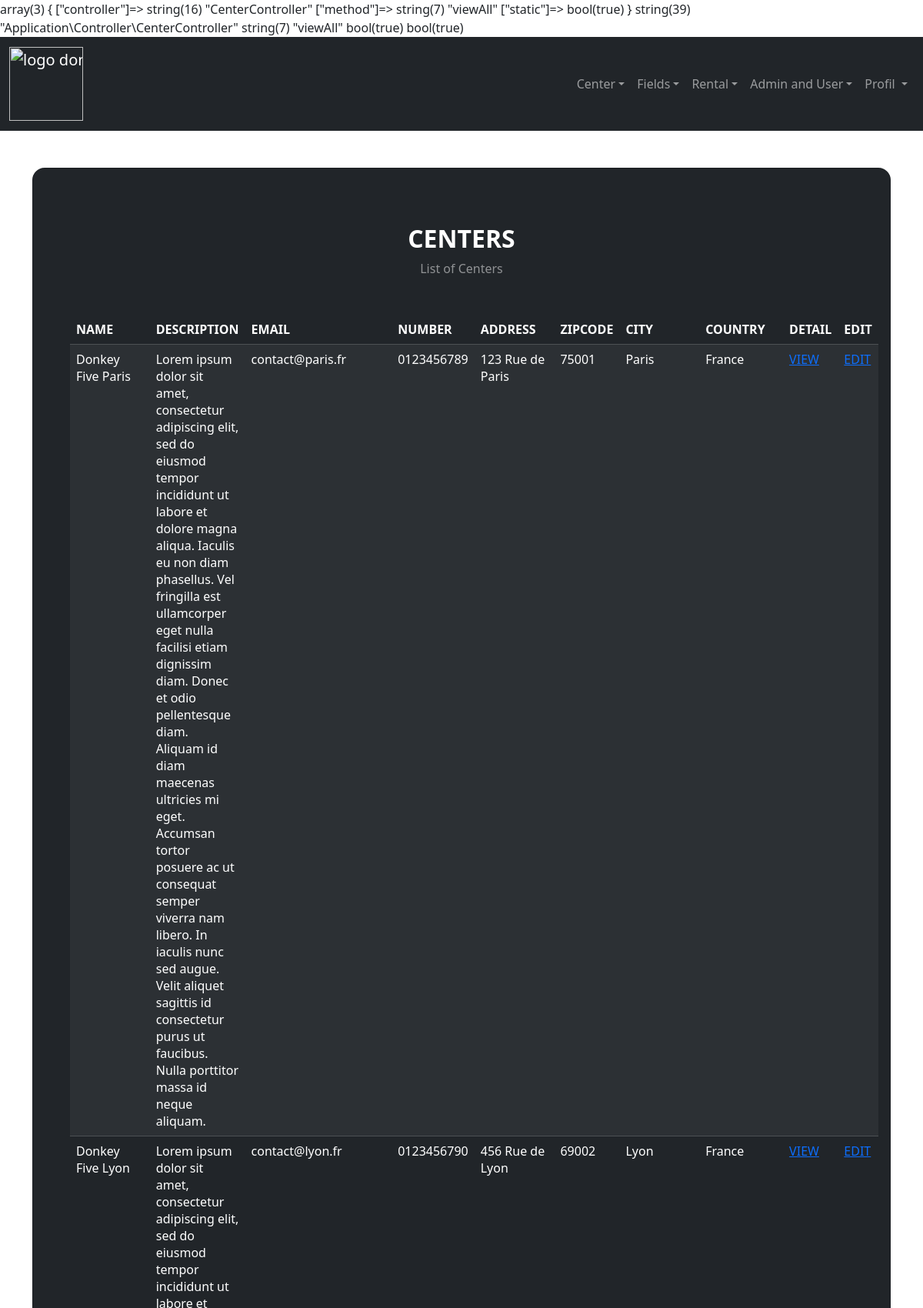
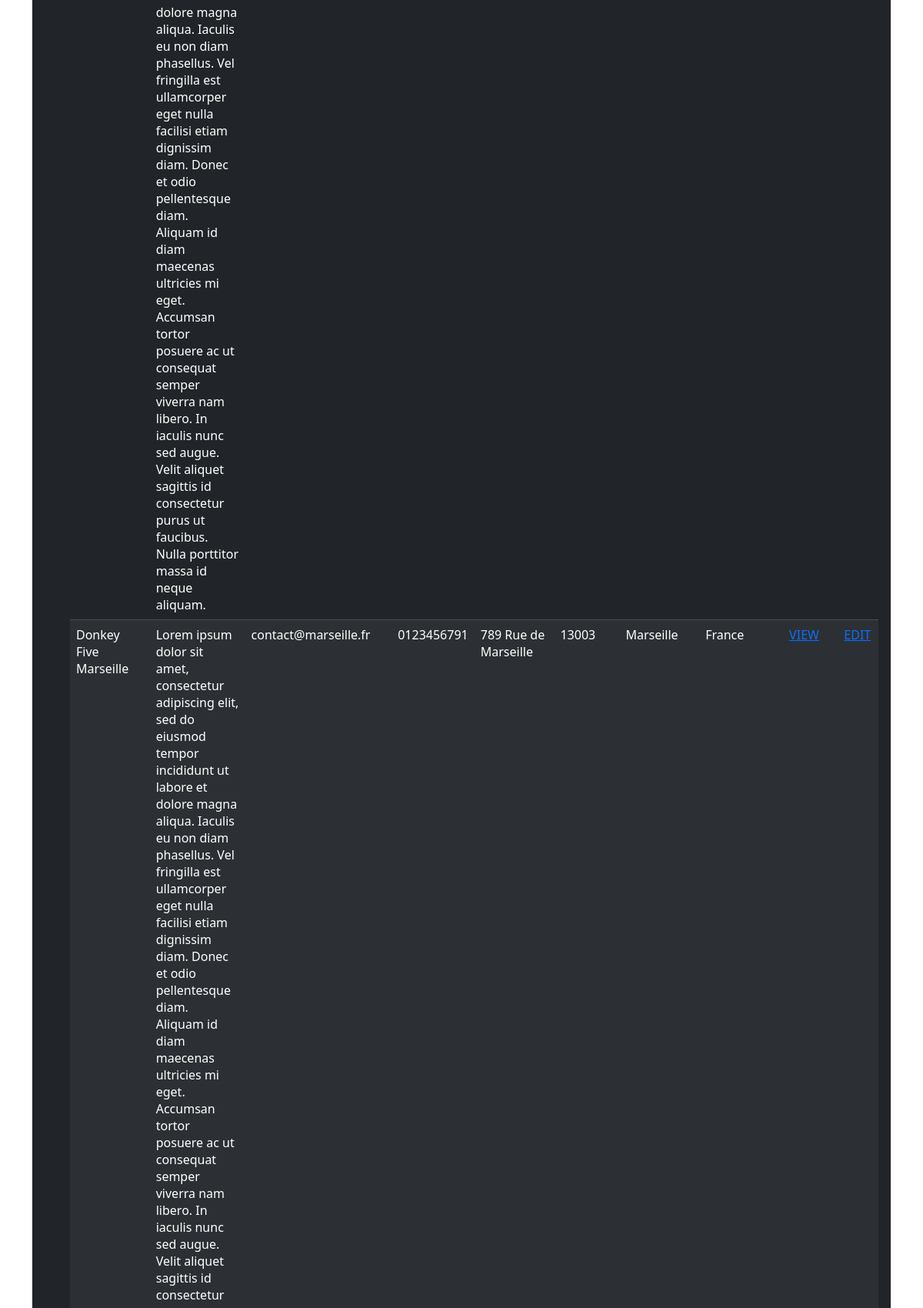
Screenshot of /centers (signed in, upper part) with the database file from the repository (2 pictures, top to bottom).
### tables this page shows
CREATE TABLE `centers` (
  `centerId` int(11) NOT NULL,
  `centerName` varchar(100) DEFAULT NULL,
  `centerCity` varchar(100) DEFAULT NULL,
  `centerAddress` varchar(100) DEFAULT NULL,
  `centerZip` varchar(10) DEFAULT NULL,
  `centerCountry` varchar(100) DEFAULT NULL,
  `centerNumber` varchar(100) DEFAULT NULL,
  `centerEmail` varchar(100) DEFAULT NULL,
  `createdAt` timestamp NULL DEFAULT current_timestamp(),
  `updatedAt` timestamp NULL DEFAULT current_timestamp(),
  `centerInfo` text DEFAULT NULL,
  `centerPicture` varchar(100) DEFAULT NULL
);

### src/controller/CenterController.php (called while the page is built, shortened)
<?php
require_once('src/model/Center.php');
class CenterController {
        public static function viewAll()
        {
            $center = new Center();
            $pageTitle = "Centers";
            $datas = $center->getAllCenters();
            require_once('src/template/ViewAll.php');
        }
}

### index.php (called while the page is built, shortened)
<?php
require_once('src/Routes.php');

### src/lib/DatabaseConnection.php (called while the page is built, shortened)
<?php
class DatabaseConnection
{
    public static function getDataBase()
    {
        try {
            return new \PDO(DB_DSN, DB_USER, DB_PASS, DB_OPTIONS);
        } catch (Exception $e) {
            $errorMessage = $e->getMessage();
            require('src/template/Error.php');
        }
    }
}

### src/model/Center.php (called while the page is built, shortened)
<?php
class Center {
    public function __construct(
        private $centerId = null,
        private $centerName = null,
        private $centerCity = null,
        private $centerAddress = null,
        private $centerZip = null,
        private $centerCountry = null,
        private $centerNumber = null,
        private $centerEmail = null,
        private $centerInfo = null,
        private $centerPicture = null,
        private $center = null,
        private $centers = null,
        private $pdo = null,
        )
    {
        $this->pdo = \Application\lib\DatabaseConnection::getDataBase();
    }
    public function getCenterId(): int
    {
        return $this->centerId;
    }
    public function getCenterName(): string
    {
        return $this->centerName;
    }
    public function getCenterCity(): string
    {
        return $this->centerCity;
    }
    public function getCenterAddress(): string
    {
        return $this->centerAddress;
    }
    public function getCenterZip(): string
    {
        return $this->centerZip;
    }
    public function getCenterInfo(): string
    {
        return $this->centerInfo;
    }
    public function getCenterCountry(): string
    {
        return $this->centerCountry;
    }
    public function getCenterNumber(): string
    {
        return $this->centerNumber;
    }
    public function getCenterEmail(): string
    {
        return $this->centerEmail;
    }
    public function getCenterPicture()
    {
        return $this->centerPicture;
    }
    public function setCenterId(int $centerId): void
    {
        $this->centerId = $centerId;
    }
    public function setCenterName(string $centerName): void
    {
        $this->centerName = $centerName;
    }
    public function setCenterInfo(string $centerInfo): void
    {
        $this->centerInfo = $centerInfo;
    }
    public function setCenterCity(string $centerCity): void
    {
        $this->centerCity = $centerCity;
    }
    public function setCenterAddress(string $centerAddress): void
    {
        $this->centerAddress = $centerAddress;
    }
    public function setCenterZip(string $centerZip): void
    {
        $this->centerZip = $centerZip;
    }
    public function setCenterCountry(string $centerCountry): void
    {
        $this->centerCountry = $centerCountry;
    }
    public function setCenterNumber(string $centerNumber): void
    {
        $this->centerNumber = $centerNumber;
    }
    public function setCenterEmail(string $centerEmail): void
    {
        $this->centerEmail = $centerEmail;
    }
    public function setCenterPicture($centerPicture): void
    {
        $this->centerPicture = $centerPicture;
    }
    public function getCenter(): array
    {
        return [
            'centerId' => $this->getCenterId(),
            'centerName' => $this->getCenterName(),
            'centerCity' => $this->getCenterCity(),
            'centerAddress' => $this->getCenterAddress(),
            'centerZip' => $this->getCenterZip(),
            'centerCountry' => $this->getCenterCountry(),
            'centerNumber' => $this->getCenterNumber(),
            'centerEmail' => $this->getCenterEmail(),
            'centerInfo' => $this->getCenterInfo(),
            'centerPicture' => $this->getCenterPicture(),
        ];
    }
    public function getAllCenters(): array
    {
        $stmt = $this->pdo->prepare("SELECT * FROM `centers`");
        $stmt->execute();
        $centers = $stmt->fetchAll();
        foreach($centers as $center){
            $this->centers[$center['centerId']] = $this->getCenter();
        }
        return $this->centers;
    }
}

### src/template/ViewAll.php (the view, shortened to what this page needs)
<div class="container-fluid cont">
    <section class="gradient-custom">
        <div class="container py-5 ">
            <div class="row d-flex justify-content-center align-items-center">
                <div class="col-12 ">
                    <div class="card bg-dark text-white" style="border-radius: 1rem;">
                        <div class="card-body p-5 text-center">
                            <div class="mb-md-5 mt-md-4 pb-5">
                                <h2 class="fw-bold mb-2 text-uppercase"><?= $pageTitle;?></h2>
                                <p class="text-white-50 mb-5">List of <?= $pageTitle;?></p>
                                <?php if (empty($datas)) : ?>
                                    <div class="alert alert-danger" role="alert">
                                        <?= $error ?>
                                    </div>
                                <?php else : ?>
                                    <table class="table table-dark table-striped">
                                        <thead>
                                            <tr>
                                                <?php if($pageTitle == "Users"):?>
                                                    <th>FIRSTNAME</th>
                                                    <th>LASTNAME</th>
                                                    <th>BIRTHDAY</th>
                                                    <th>EMAIL</th>
                                                    <th>NUMBER</th>
                                                    <th>ADDRESS</th>
                                                    <th>ZIPCODE</th>
                                                    <th>CITY</th>
                                                    <th>COUNTRY</th>
                                                <?php elseif( $pageTitle == "Centers"):?>
                                                    <th>NAME</th>
                                                    <th>DESCRIPTION</th>
                                                    <th>EMAIL</th>
                                                    <th>NUMBER</th>
                                                    <th>ADDRESS</th>
                                                    <th>ZIPCODE</th>
                                                    <th>CITY</th>
                                                    <th>COUNTRY</th>
                                                <?php elseif($pageTitle == "Fields"):?>
                                                    <th>NAME</th>
                                                    <th>DESCRIPTION</th>
                                                    <th>CENTER ID</th>
                                                <?php endif;?>
                                                <th>DETAIL</th>
                                                <th>EDIT</th>
                                            </tr>
                                        </thead>
                                        <tbody>
                                            <?php foreach ($datas as $data) : ?>
                                                <tr>
                                                    <?php if($pageTitle == "Users"):?>
                                                        <td><?= $data['userFirstName'] ?></td>
                                                        <td><?= $data['userLastName'] ?></td>
                                                        <td><?= $data['userBirthDay'] ?></td>
                                                        <td><?= $data['userEmail'] ?></td>
                                                        <td>0<?= $data['userNumber'] ?></td>
                                                        <td><?= $data['userAddress'] ?></td>
                                                        <td><?= $data['userZip'] ?></td>
                                                        <td><?= $data['userCity'] ?></td>
                                                        <td><?= $data['userCountry'] ?></td>
                                                        <td><a href="/user?id=<?=$data['userId']?>">VIEW</a></td>
                                                        <td><a href="/user/edit?id=<?=$data['userId']?>">EDIT</a></td>
                                                    <?php elseif($pageTitle == "Centers"):?>
                                                        <td><?= $data['centerName'] ?></td>
                                                        <td><?= $data['centerInfo'] ?></td>
                                                        <td><?= $data['centerEmail'] ?></td>
                                                        <td><?= $data['centerNumber'] ?></td>
                                                        <td><?= $data['centerAddress'] ?></td>
                                                        <td><?= $data['centerZip'] ?></td>
                                                        <td><?= $data['centerCity'] ?></td>
                                                        <td><?= $data['centerCountry'] ?></td>
                                                        <td><a href="/center?id=<?=$data['centerId']?>">VIEW</a></td>
                                                        <td><a href="/center/edit?id=<?=$data['centerId']?>">EDIT</a></td>
                                                    <?php endif;?>
                                                </tr>
                                            <?php endforeach; ?>
                                        </tbody>
                                    </table>
                                <?php endif; ?>
                            </div>
                        </div>
                    </div>
                </div>
            </div>
        </div>
    </section>
</div>
<?php require('src/template/Layout.php') ?>

### rows the page displays
centers: centerName "Donkey Five Paris", centerInfo "Lorem ipsum dolor sit amet, consectetur adipiscing elit, sed do eiusmod tempor incididunt ut labore et dolore magna aliqua. Iaculis eu non diam phasellus. Vel fringilla est ullamcorper eget nulla facilisi etiam dignissim diam. Donec et odio pellentesque diam. Aliquam id diam maecenas ultricies mi eget. Accumsan tortor posuere ac ut consequat semper viverra nam libero. In iaculis nunc sed augue. Velit aliquet sagittis id consectetur purus ut faucibus. Nulla porttitor massa id neque aliquam.", centerEmail "contact@paris.fr", centerNumber "0123456789", centerAddress "123 Rue de Paris", centerZip "75001", centerCity "Paris", centerCountry "France"
centers: centerName "Donkey Five Lyon", centerInfo "Lorem ipsum dolor sit amet, consectetur adipiscing elit, sed do eiusmod tempor incididunt ut labore et dolore magna aliqua. Iaculis eu non diam phasellus. Vel fringilla est ullamcorper eget nulla facilisi etiam dignissim diam. Donec et odio pellentesque diam. Aliquam id diam maecenas ultricies mi eget. Accumsan tortor posuere ac ut consequat semper viverra nam libero. In iaculis nunc sed augue. Velit aliquet sagittis id consectetur purus ut faucibus. Nulla porttitor massa id neque aliquam.", centerEmail "contact@lyon.fr", centerNumber "0123456790", centerAddress "456 Rue de Lyon", centerZip "69002", centerCity "Lyon", centerCountry "France"
centers: centerName "Donkey Five Marseille", centerEmail "contact@marseille.fr", centerNumber "0123456791", centerAddress "789 Rue de Marseille", centerZip "13003", centerCity "Marseille", centerCountry "France"

### other values shown
$pageTitle "CENTERS"
$pageTitle "Centers"
